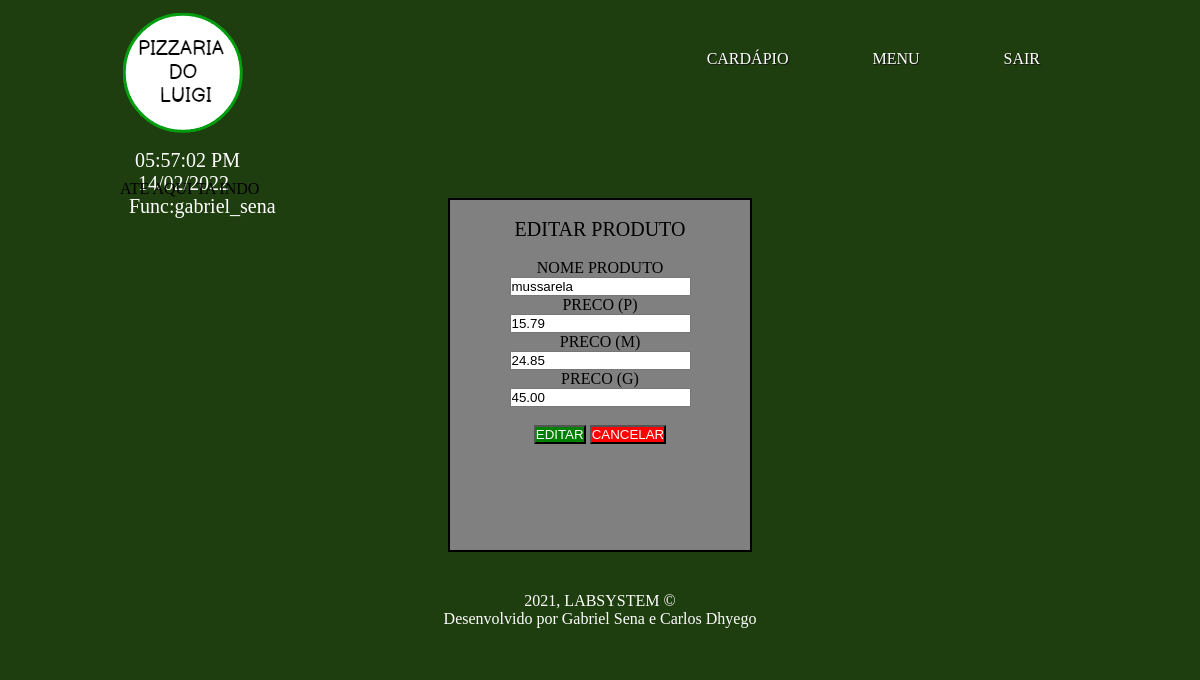
Screenshot of /atendente-pc/index.php?pagina=inserir_pizza&editar=1 (signed in) with the database file from the repository.
### tables this page shows
CREATE TABLE `pizza` (
  `id_pizza` int(11) NOT NULL,
  `nome_pizza` varchar(30) NOT NULL,
  `preco_P` decimal(10,2) NOT NULL,
  `preco_M` decimal(10,2) NOT NULL,
  `preco_G` decimal(10,2) NOT NULL
);

### atendente-pc/db.php (called while the page is built, shortened)
<?php
$servidor = "localhost";
$usuario = "root";
$senha = "";
$db = "pizza_luigi";
$conexao = mysqli_connect($servidor, $usuario, $senha, $db);
$query_produto_pizza = "SELECT * FROM pizza";
$consulta_produto_pizza = mysqli_query($conexao,$query_produto_pizza);

### atendente-pc/views/inserir_pizza.php (the view, shortened to what this page needs)
<?php if(!isset($_GET['editar'] )) { ?>
	<form id="containermenu" autocomplete="off" method="post" action="processa_pizza.php" style="text-align: center;background-color: gray;height: 350px;">
		<br><label style="text-align: center; font-size: 20px">INSERIR NOVO SABOR</label><br><br>
		<label>NOME PIZZA</label><br>
		<input type="text" name="nome_pizza">
		<br>
		<label>PRECO (P)</label><br>
		<input type="text" name="PRECO_P">
		<br>
		<label>PRECO (M)</label><br>
		<input type="text" name="PRECO_M">
		<br>
		<label>PRECO (G)</label><br>
		<input type="text" name="PRECO_G">
		<br><br>
		<input id="confirma" type="submit" value="CONFIRMAR">
	</form>
<?php } else { ?>
	<?php while($linha = mysqli_fetch_array($consulta_produto_pizza)){ ?>
		<?php if ($linha['id_pizza'] == $_GET['editar']) { ?>
			<label>ATE AQUI TA INDO</label>
			<form id="containermenu" autocomplete="off" method="post" action="altera_pizza.php" style="text-align: center;background-color: gray;height: 350px;">
				<br><label style="text-align: center; font-size: 20px">EDITAR PRODUTO</label><br><br>
				<label>NOME PRODUTO</label><br>
				<input type="text" name="nome_pizza" value="<?php echo $linha['nome_pizza']; ?>">
				<br>
				<label>PRECO (P)</label><br>
				<input type="text" name="PRECO_P" value="<?php echo $linha['preco_P']; ?>">
				<br>
				<label>PRECO (M)</label><br>
				<input type="text" name="PRECO_M" value="<?php echo $linha['preco_M']; ?>">
				<br>
				<label>PRECO (G)</label><br>
				<input type="text" name="PRECO_G" value="<?php echo $linha['preco_G']; ?>">
				<br><br>
				<input id="confirma" type="submit" value="EDITAR">
				<a href="?pagina=cardapio">
					<input style="background-color: red; color: white" type="button" value="CANCELAR">
				</a>
			</form>
		<?php } ?>
	<?php } ?>
<?php } ?>

### atendente-pc/css/novo_estilo.css (style rules this page uses)
* { margin: 0;padding: 0 }
body { height: 100px; font-family: cursive; font-size: 16px }
#confirma { background-color: green; color: white; }
#containermenu { margin: 0 auto; width: 300px; height: 150px; border: solid 2px black; }

### rows the page displays
pizza: nome_pizza "mussarela", PRECO_P "15.79", PRECO_M "24.85", PRECO_G "45.00"

### other values shown
$_SESSION['usuario'] "gabriel_sena"
